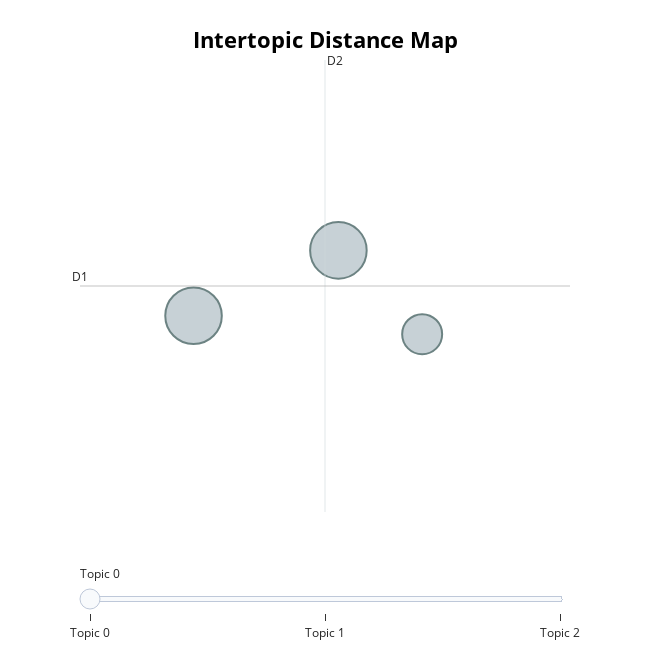

Notebook source saved alongside this figure:
### Code cell
topic_model.visualize_topics()

### Figure 1 — Plotly figure (JSON) as saved in the notebook; plotly's stock layout.template omitted (floating-point values rounded to 4 significant figures)
{"data": [{"customdata": [[0, "caregivers | family | patients | anxiety | symptoms", 10], [1, "care | patient | patients | ccm | palliative", 10], [2, "pics | survivors | icu | cognitive | studies", 5]], "hovertemplate": "<b>Topic %{customdata[0]}</b><br>%{customdata[1]}<br>Size: %{customdata[2]}", "legendgroup": "", "marker": {"color": "#B0BEC5", "line": {"color": "DarkSlateGrey", "width": 2}, "size": [10, 10, 5], "sizemode": "area", "sizeref": 0.00625, "symbol": "circle"}, "mode": "markers", "name": "", "orientation": "v", "showlegend": false, "type": "scatter", "x": [5.342, 4.484, 5.839], "xaxis": "x", "y": [11.24, 10.66, 10.5], "yaxis": "y"}], "layout": {"annotations": [{"showarrow": false, "text": "D1", "x": 3.812, "y": 10.92, "yshift": 10}, {"showarrow": false, "text": "D2", "x": 5.263, "xshift": 10, "y": 12.92}], "height": 650, "hoverlabel": {"bgcolor": "white", "font": {"family": "Rockwell", "size": 16}}, "legend": {"itemsizing": "constant", "tracegroupgap": 0}, "margin": {"t": 60}, "shapes": [{"line": {"color": "#CFD8DC", "width": 2}, "type": "line", "x0": 5.263, "x1": 5.263, "y0": 8.921, "y1": 12.92}, {"line": {"color": "#9E9E9E", "width": 2}, "type": "line", "x0": 3.812, "x1": 6.714, "y0": 10.92, "y1": 10.92}], "sliders": [{"active": 0, "pad": {"t": 50}, "steps": [{"args": [{"marker.color": [["red", "#B0BEC5", "#B0BEC5"]]}], "label": "Topic 0", "method": "update"}, {"args": [{"marker.color": [["#B0BEC5", "red", "#B0BEC5"]]}], "label": "Topic 1", "method": "update"}, {"args": [{"marker.color": [["#B0BEC5", "#B0BEC5", "red"]]}], "label": "Topic 2", "method": "update"}]}], "title": {"font": {"color": "Black", "size": 22}, "text": "<b>Intertopic Distance Map</b>", "x": 0.5, "xanchor": "center", "y": 0.95, "yanchor": "top"}, "width": 650, "xaxis": {"anchor": "y", "domain": [0, 1], "range": [3.812, 6.714], "title": {"text": ""}, "visible": false}, "yaxis": {"anchor": "x", "domain": [0, 1], "range": [8.921, 12.92], "title": {"text": ""}, "visible": false}}}
